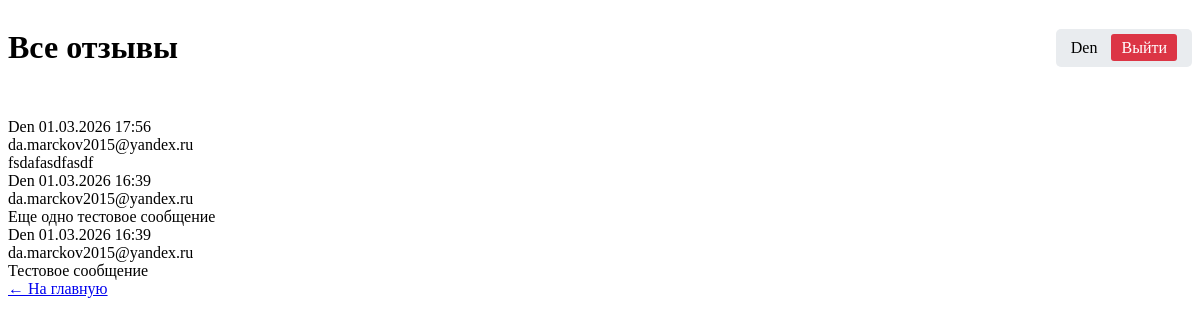
Page /all-feedback/ (signed in) on the committed database.
### feedback/models.py (models this page shows, shortened)
class Feedback(models.Model):
    name = models.CharField(max_length=100, verbose_name='Имя')
    email = models.EmailField(verbose_name='Email')
    message = models.TextField(verbose_name='Сообщение')
    created_at = models.DateTimeField(auto_now_add=True, verbose_name='Дата создания')
    class Meta:
        verbose_name = 'Обратная связь'
        verbose_name_plural = 'Обратные связи'
        ordering = ['-created_at']

### feedback/views.py (the view)
# urls.py: path('all-feedback/', views.all_feedback, name='all_feedback')
@login_required
def all_feedback(request):
    feedbacks = Feedback.objects.all()
    return render(request, 'feedback/all_feedback.html', {'feedbacks': feedbacks})

### feedback/templates/feedback/all_feedback.html (shortened to what this page needs)
<!DOCTYPE html>
<html lang="ru">
<head>
</head>
<body>
  <div class="container">
    <div class="header">
      <h1>Все отзывы</h1>
      <div class="user-info">
        {{ user.username }}
        <a href="{% url 'logout' %}" class="btn-logout">Выйти</a>
      </div>
    </div>
    {% if feedbacks %}
    {% for feedback in feedbacks %}
    <div class="feedback-item">
      <div class="feedback-header">
        <span class="name">{{ feedback.name }}</span>
        <span class="date">{{ feedback.created_at|date:"d.m.Y H:i" }}</span>
      </div>
      <div class="email">{{ feedback.email }}</div>
      <div class="message">{{ feedback.message }}</div>
    </div>
    {% endfor %}
    {% else %}
    <div class="no-feedback">
      <p>Пока нет ни одного отзыва.</p>
      <p>Будьте первым, кто оставит отзыв!</p>
    </div>
    {% endif %}
    <a href="{% url 'home' %}" class="back-link">← На главную</a>
  </div>
</body>
</html>

### feedback/templates/feedback/all_feedback.html (style rules this page uses)
.header { display: flex; justify-content: space-between; align-items: center; margin-bottom: 30px; }
.user-info { background-color: #e9ecef; padding: 10px 15px; border-radius: 5px; }
.btn-logout { background-color: #dc3545; color: white; padding: 5px 10px; text-decoration: none; border-radius: 3px; margin-left: 10px; }

### rows in the picture
Feedback: name "Den", created_at "01.03.2026 17:56", email "da.marckov2015@yandex.ru", message "fsdafasdfasdf"
Feedback: name "Den", created_at "01.03.2026 16:39", email "da.marckov2015@yandex.ru", message "Еще одно тестовое сообщение"
Feedback: name "Den", created_at "01.03.2026 16:39", email "da.marckov2015@yandex.ru", message "Тестовое сообщение"

### other values in the picture
{{ user.username }} "Den"
